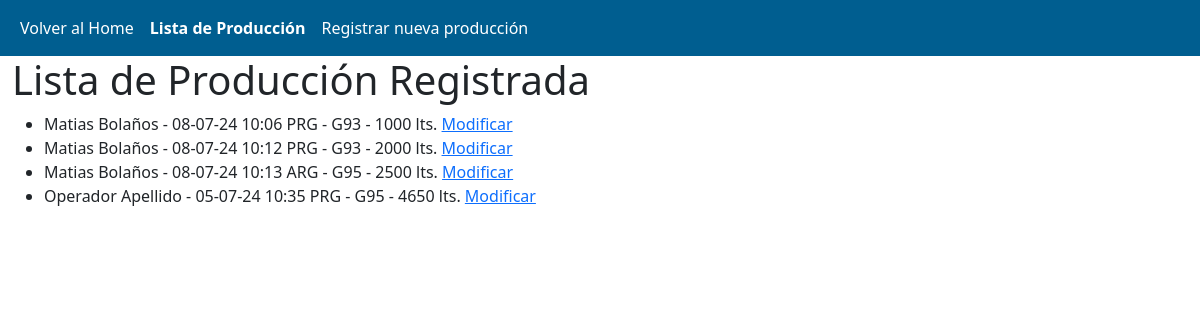
/produccion/ (signed in), run on the app's committed database.
### produccion/models.py (models this page shows, shortened)
class Produccion(models.Model):
    planta = models.ForeignKey(Planta, on_delete=models.CASCADE)
    producto = models.ForeignKey(Producto, on_delete=models.CASCADE)
    cantidad = models.DecimalField(max_digits=10, decimal_places=2)
    fechahora = models.DateTimeField(auto_now_add=True)
    fecha = models.DateTimeField(auto_now_add=True)
    operador = models.CharField(max_length=100)
    modificado_por = models.ForeignKey(User, related_name='modificado_por', null=True, blank=True, on_delete=models.SET_NULL)
    modificado_el = models.DateTimeField(null=True, blank=True)
    anulado = models.BooleanField(default=False)
    anulado_por = models.ForeignKey(User, related_name='anulado_por', null=True, blank=True, on_delete=models.SET_NULL)
    anulado_el = models.DateTimeField(null=True, blank=True)

class Planta(models.Model):
    nombre = models.CharField(max_length=100)
    ubicacion = models.CharField(max_length=100)

class Producto(models.Model):
    nombre = models.CharField(max_length=100)
    descripcion = models.TextField()

### produccion/views.py (the view)
# urls.py: path('', lista_produccion, name='lista_produccion'),
@login_required
def lista_produccion(request):
    es_supervisor = request.user.groups.filter(name='supervisor').exists()
    es_admin = request.user.groups.filter(name='admin').exists()
    if es_supervisor or es_admin:
        producciones = Produccion.objects.filter(anulado=False)
        return render(request, 'produccion/lista_produccion.html', {'producciones': producciones})
    else:
        producciones = Produccion.objects.filter(operador=request.user.get_full_name(), anulado=False)
        return render(request, 'produccion/lista_produccion.html', {'producciones': producciones})

### produccion/templates/produccion/lista_produccion.html (shortened to what this page needs)
{% extends 'produccion/base.html' %}
{% block content %}
<h1>Lista de Producción Registrada</h1>
<ul>
    {% if user.is_authenticated %}
        {% for group in user.groups.all %}
            {% if group.name == 'operador' %}
                {% for produccion in producciones %}
                <li>
                    {{ produccion.fechahora|date:"d-m-y H:i" }}
                    {{ produccion.planta.nombre }} -
                    {{ produccion.producto.nombre }} -
                    {{ produccion.cantidad|floatformat:0 }} lts.
                    <a href="{% url 'modificar_produccion' produccion.pk %}">Modificar</a>
                </li>
                {% endfor %}
        {% elif group.name == 'admin' %}
            {% for produccion in producciones %}
            <li>
                {{ produccion.operador }} -
                {{ produccion.fechahora|date:"d-m-y H:i" }}
                {{ produccion.planta.nombre }} -
                {{ produccion.producto.nombre }} -
                {{ produccion.cantidad|floatformat:0 }} lts.
                <a href="{% url 'modificar_produccion' produccion.pk %}">Modificar</a>
            </li>
            {% endfor %}
        {% endif %}
        {% endfor %}
    {% endif %}
</ul>
{% endblock %}

### data on the page
Produccion: operador "Matias Bolaños", fechahora "08-07-24 10:06", planta.nombre "PRG", producto.nombre "G93", cantidad "1000"
Produccion: operador "Matias Bolaños", fechahora "08-07-24 10:12", planta.nombre "PRG", producto.nombre "G93", cantidad "2000"
Produccion: operador "Matias Bolaños", fechahora "08-07-24 10:13", planta.nombre "ARG", producto.nombre "G95", cantidad "2500"
Produccion: operador "Operador Apellido", fechahora "05-07-24 10:35", planta.nombre "PRG", producto.nombre "G95", cantidad "4650"
